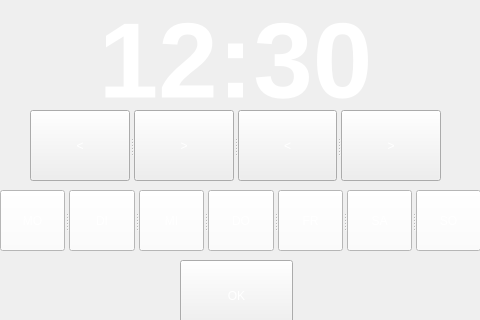
<?xml version="1.0" encoding="UTF-8"?>
<ui version="4.0">
 <class>Arsch</class>
 <widget class="QWidget" name="Arsch">
  <property name="geometry">
   <rect>
    <x>0</x>
    <y>0</y>
    <width>480</width>
    <height>320</height>
   </rect>
  </property>
  <property name="windowTitle">
   <string>Form</string>
  </property>
  <widget class="QPushButton" name="pushButton">
   <property name="geometry">
    <rect>
     <x>180</x>
     <y>260</y>
     <width>113</width>
     <height>71</height>
    </rect>
   </property>
   <property name="styleSheet">
    <string notr="true">color: rgb(255, 255, 255);</string>
   </property>
   <property name="text">
    <string>OK</string>
   </property>
   <property name="default">
    <bool>false</bool>
   </property>
   <property name="flat">
    <bool>false</bool>
   </property>
  </widget>
  <widget class="QLabel" name="timeLabel">
   <property name="geometry">
    <rect>
     <x>40</x>
     <y>10</y>
     <width>391</width>
     <height>101</height>
    </rect>
   </property>
   <property name="font">
    <font>
     <pointsize>80</pointsize>
     <weight>75</weight>
     <bold>true</bold>
    </font>
   </property>
   <property name="styleSheet">
    <string notr="true">color: rgb(255, 255, 255);</string>
   </property>
   <property name="text">
    <string>12:30</string>
   </property>
   <property name="alignment">
    <set>Qt::AlignCenter</set>
   </property>
  </widget>
  <widget class="QSplitter" name="splitter">
   <property name="geometry">
    <rect>
     <x>0</x>
     <y>190</y>
     <width>481</width>
     <height>61</height>
    </rect>
   </property>
   <property name="orientation">
    <enum>Qt::Horizontal</enum>
   </property>
   <widget class="QPushButton" name="pushButton_2">
    <property name="styleSheet">
     <string notr="true">background-color: rgb(255, 255, 255);
color: rgb(255, 255, 255);</string>
    </property>
    <property name="text">
     <string>MO</string>
    </property>
    <property name="flat">
     <bool>false</bool>
    </property>
   </widget>
   <widget class="QPushButton" name="pushButton_3">
    <property name="styleSheet">
     <string notr="true">background-color: rgb(255, 255, 255);
color: rgb(255, 255, 255);</string>
    </property>
    <property name="text">
     <string>DI</string>
    </property>
    <property name="flat">
     <bool>false</bool>
    </property>
   </widget>
   <widget class="QPushButton" name="pushButton_4">
    <property name="styleSheet">
     <string notr="true">background-color: rgb(255, 255, 255);
color: rgb(255, 255, 255);</string>
    </property>
    <property name="text">
     <string>MI</string>
    </property>
    <property name="flat">
     <bool>false</bool>
    </property>
   </widget>
   <widget class="QPushButton" name="pushButton_5">
    <property name="styleSheet">
     <string notr="true">background-color: rgb(255, 255, 255);
color: rgb(255, 255, 255);</string>
    </property>
    <property name="text">
     <string>DO</string>
    </property>
    <property name="flat">
     <bool>false</bool>
    </property>
   </widget>
   <widget class="QPushButton" name="pushButton_6">
    <property name="styleSheet">
     <string notr="true">background-color: rgb(255, 255, 255);
color: rgb(255, 255, 255);</string>
    </property>
    <property name="text">
     <string>FR</string>
    </property>
    <property name="flat">
     <bool>false</bool>
    </property>
   </widget>
   <widget class="QPushButton" name="pushButton_7">
    <property name="styleSheet">
     <string notr="true">background-color: rgb(255, 255, 255);
color: rgb(255, 255, 255);</string>
    </property>
    <property name="text">
     <string>SA</string>
    </property>
    <property name="flat">
     <bool>false</bool>
    </property>
   </widget>
   <widget class="QPushButton" name="pushButton_8">
    <property name="styleSheet">
     <string notr="true">background-color: rgb(255, 255, 255);
color: rgb(255, 255, 255);</string>
    </property>
    <property name="text">
     <string>SO</string>
    </property>
    <property name="flat">
     <bool>false</bool>
    </property>
   </widget>
  </widget>
  <widget class="QSplitter" name="splitter_2">
   <property name="geometry">
    <rect>
     <x>30</x>
     <y>110</y>
     <width>411</width>
     <height>71</height>
    </rect>
   </property>
   <property name="orientation">
    <enum>Qt::Horizontal</enum>
   </property>
   <widget class="QPushButton" name="hourDown">
    <property name="styleSheet">
     <string notr="true">color: rgb(255, 255, 255);</string>
    </property>
    <property name="text">
     <string>&lt;</string>
    </property>
    <property name="flat">
     <bool>false</bool>
    </property>
   </widget>
   <widget class="QPushButton" name="hourUp">
    <property name="styleSheet">
     <string notr="true">color: rgb(255, 255, 255);</string>
    </property>
    <property name="text">
     <string>&gt;</string>
    </property>
    <property name="flat">
     <bool>false</bool>
    </property>
   </widget>
   <widget class="QPushButton" name="minuteDown">
    <property name="styleSheet">
     <string notr="true">color: rgb(255, 255, 255);</string>
    </property>
    <property name="text">
     <string>&lt;</string>
    </property>
    <property name="flat">
     <bool>false</bool>
    </property>
   </widget>
   <widget class="QPushButton" name="minuteUp">
    <property name="styleSheet">
     <string notr="true">color: rgb(255, 255, 255);</string>
    </property>
    <property name="text">
     <string>&gt;</string>
    </property>
    <property name="flat">
     <bool>false</bool>
    </property>
   </widget>
  </widget>
 </widget>
 <resources/>
 <connections/>
</ui>
